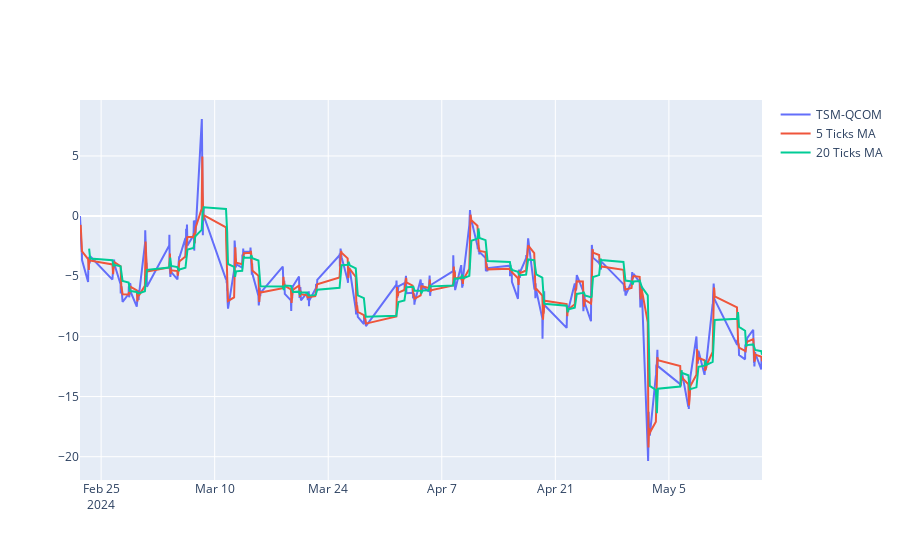

Notebook cell for this chart:
### Code cell
# Plot the difference and its moving average

fig = go.Figure()
fig.add_trace(go.Scatter(x=tsm_qcom_dif.index, y=tsm_qcom_dif, name='TSM-QCOM'))
fig.add_trace(go.Scatter(x=tsm_qcom_dif.index, y=tsm_qcom_dif.rolling(window=5).mean(), name='5 Ticks MA'))
fig.add_trace(go.Scatter(x=tsm_qcom_dif.index, y=tsm_qcom_dif.rolling(window=20).mean(), name='20 Ticks MA'))

fig.show()

### Figure 1 — Plotly figure (JSON) as saved in the notebook; plotly's stock layout.template omitted (floating-point values rounded to 4 significant figures; data arrays with more than 128 entries replaced by an {"elided": "..."} marker saying what was removed)
{"data": [{"name": "TSM-QCOM", "type": "scatter", "x": {"elided": "772 str values"}, "y": {"elided": "772 float values"}}, {"name": "5 Ticks MA", "type": "scatter", "x": {"elided": "772 str values"}, "y": {"elided": "772 float values"}}, {"name": "20 Ticks MA", "type": "scatter", "x": {"elided": "772 str values"}, "y": {"elided": "772 float values"}}], "layout": {}}
